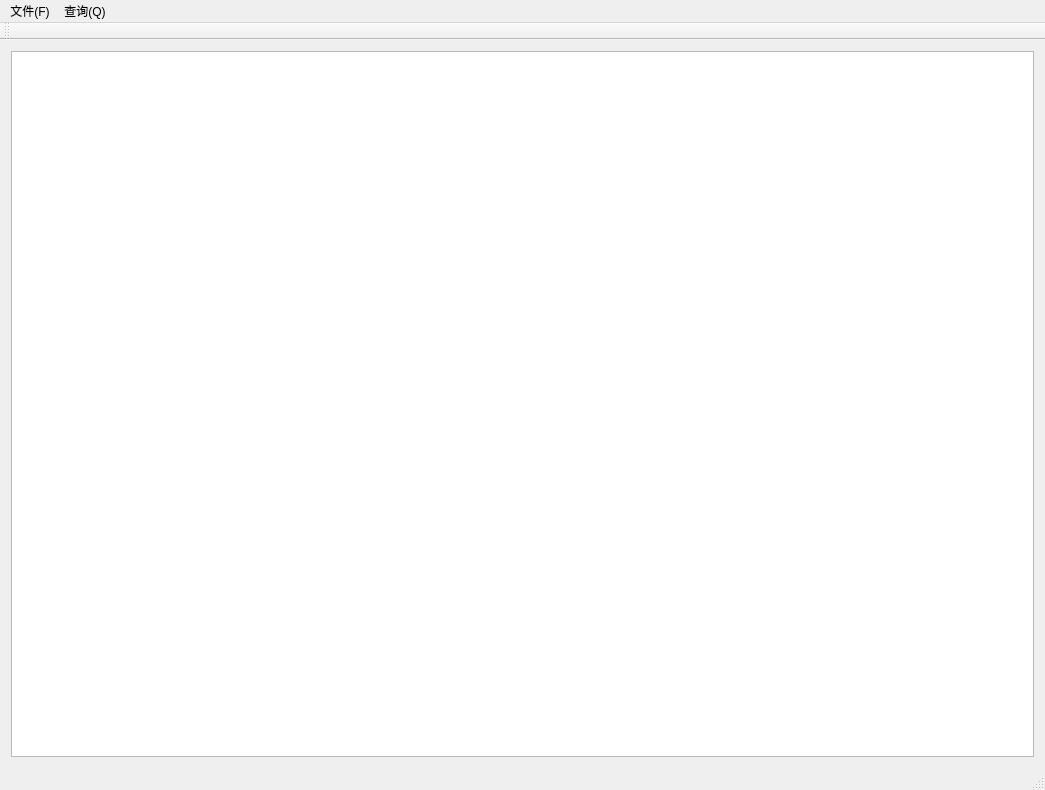
<?xml version="1.0" encoding="UTF-8"?>
<ui version="4.0">
 <class>twnltClass</class>
 <widget class="QMainWindow" name="twnltClass">
  <property name="geometry">
   <rect>
    <x>0</x>
    <y>0</y>
    <width>1045</width>
    <height>790</height>
   </rect>
  </property>
  <property name="maximumSize">
   <size>
    <width>1045</width>
    <height>790</height>
   </size>
  </property>
  <property name="mouseTracking">
   <bool>true</bool>
  </property>
  <property name="windowTitle">
   <string>公交转乘</string>
  </property>
  <widget class="QWidget" name="centralWidget">
   <property name="maximumSize">
    <size>
     <width>1045</width>
     <height>790</height>
    </size>
   </property>
   <layout class="QGridLayout" name="gridLayout">
    <item row="0" column="0">
     <widget class="QGraphicsView" name="graphicsView">
      <property name="maximumSize">
       <size>
        <width>1045</width>
        <height>750</height>
       </size>
      </property>
      <property name="mouseTracking">
       <bool>true</bool>
      </property>
      <property name="autoFillBackground">
       <bool>true</bool>
      </property>
      <property name="styleSheet">
       <string notr="true">background-image: url(:/twnlt/华中科技大学周边地图.bmp);</string>
      </property>
     </widget>
    </item>
   </layout>
  </widget>
  <widget class="QMenuBar" name="menuBar">
   <property name="geometry">
    <rect>
     <x>0</x>
     <y>0</y>
     <width>1045</width>
     <height>26</height>
    </rect>
   </property>
   <widget class="QMenu" name="menu">
    <property name="title">
     <string>文件(F)</string>
    </property>
    <addaction name="action_open"/>
    <addaction name="action_exit"/>
    <addaction name="action_find"/>
   </widget>
   <widget class="QMenu" name="menu_Q">
    <property name="title">
     <string>查询(Q)</string>
    </property>
    <addaction name="action_zszc"/>
    <addaction name="action_zdjl"/>
   </widget>
   <addaction name="menu"/>
   <addaction name="menu_Q"/>
  </widget>
  <widget class="QToolBar" name="mainToolBar">
   <attribute name="toolBarArea">
    <enum>TopToolBarArea</enum>
   </attribute>
   <attribute name="toolBarBreak">
    <bool>false</bool>
   </attribute>
  </widget>
  <widget class="QStatusBar" name="statusBar"/>
  <action name="actionduruditu">
   <property name="text">
    <string>duruditu</string>
   </property>
  </action>
  <action name="action_open">
   <property name="checkable">
    <bool>true</bool>
   </property>
   <property name="text">
    <string>读入数据</string>
   </property>
  </action>
  <action name="action_exit">
   <property name="checkable">
    <bool>true</bool>
   </property>
   <property name="text">
    <string>退出</string>
   </property>
  </action>
  <action name="action_zszc">
   <property name="checkable">
    <bool>true</bool>
   </property>
   <property name="text">
    <string>最少转乘</string>
   </property>
  </action>
  <action name="action_zdjl">
   <property name="checkable">
    <bool>true</bool>
   </property>
   <property name="text">
    <string>最短距离</string>
   </property>
  </action>
  <action name="action_find">
   <property name="checkable">
    <bool>true</bool>
   </property>
   <property name="text">
    <string>模糊匹配</string>
   </property>
  </action>
 </widget>
 <layoutdefault spacing="6" margin="11"/>
 <resources>
  <include location="twnlt.qrc"/>
 </resources>
 <connections>
  <connection>
   <sender>action_zszc</sender>
   <signal>triggered(bool)</signal>
   <receiver>twnltClass</receiver>
   <slot>zszc()</slot>
   <hints>
    <hint type="sourcelabel">
     <x>-1</x>
     <y>-1</y>
    </hint>
    <hint type="destinationlabel">
     <x>837</x>
     <y>409</y>
    </hint>
   </hints>
  </connection>
  <connection>
   <sender>action_zdjl</sender>
   <signal>triggered(bool)</signal>
   <receiver>twnltClass</receiver>
   <slot>zdjl()</slot>
   <hints>
    <hint type="sourcelabel">
     <x>-1</x>
     <y>-1</y>
    </hint>
    <hint type="destinationlabel">
     <x>837</x>
     <y>409</y>
    </hint>
   </hints>
  </connection>
  <connection>
   <sender>action_open</sender>
   <signal>triggered(bool)</signal>
   <receiver>twnltClass</receiver>
   <slot>loadmap()</slot>
   <hints>
    <hint type="sourcelabel">
     <x>-1</x>
     <y>-1</y>
    </hint>
    <hint type="destinationlabel">
     <x>837</x>
     <y>409</y>
    </hint>
   </hints>
  </connection>
  <connection>
   <sender>action_exit</sender>
   <signal>triggered(bool)</signal>
   <receiver>twnltClass</receiver>
   <slot>closewnd()</slot>
   <hints>
    <hint type="sourcelabel">
     <x>-1</x>
     <y>-1</y>
    </hint>
    <hint type="destinationlabel">
     <x>837</x>
     <y>409</y>
    </hint>
   </hints>
  </connection>
  <connection>
   <sender>action_find</sender>
   <signal>triggered(bool)</signal>
   <receiver>twnltClass</receiver>
   <slot>findinput()</slot>
   <hints>
    <hint type="sourcelabel">
     <x>-1</x>
     <y>-1</y>
    </hint>
    <hint type="destinationlabel">
     <x>837</x>
     <y>409</y>
    </hint>
   </hints>
  </connection>
 </connections>
 <slots>
  <slot>zszc()</slot>
  <slot>zdjl()</slot>
  <slot>loadmap()</slot>
  <slot>closewnd()</slot>
  <slot>findinput()</slot>
 </slots>
</ui>
